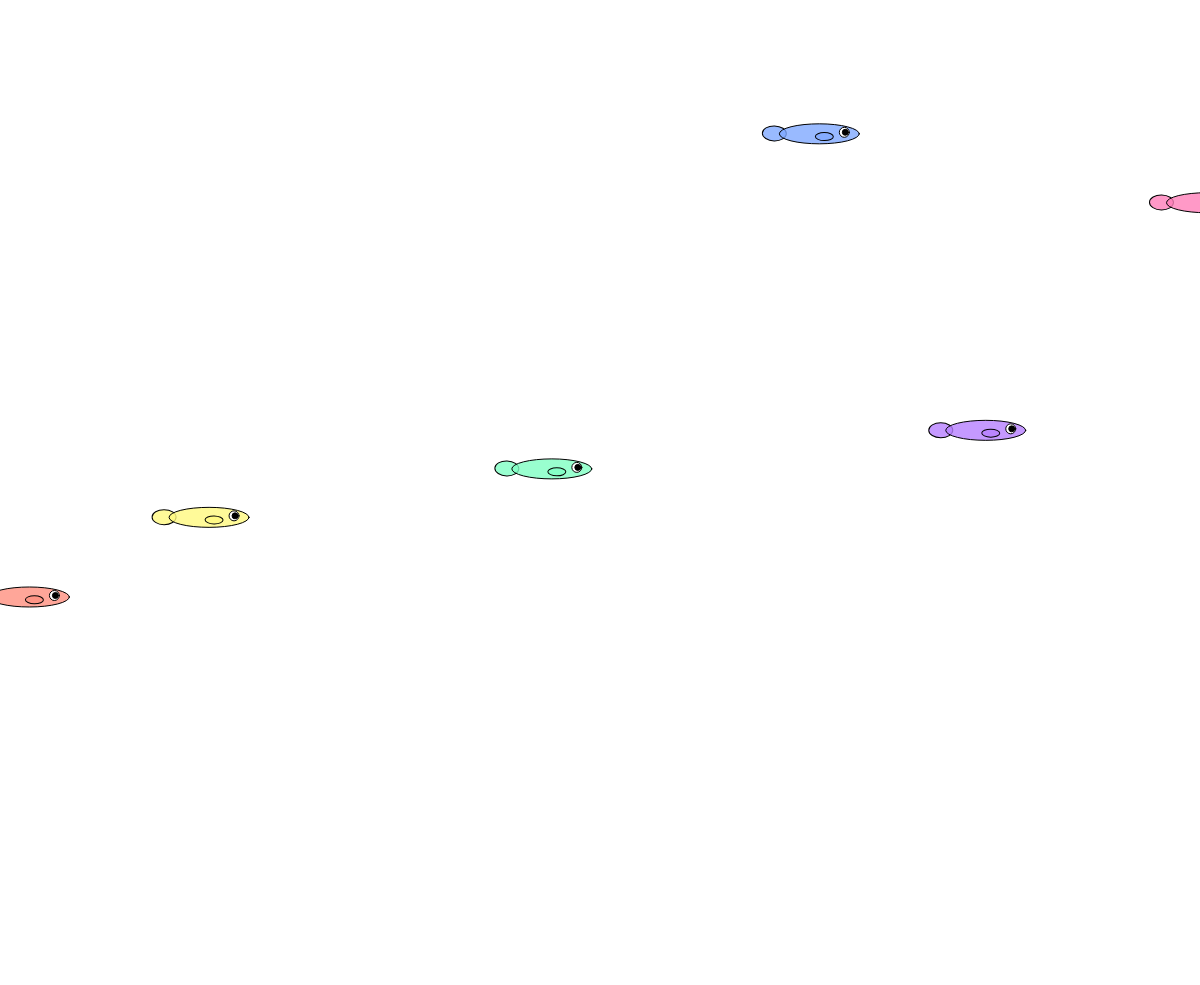
Frame 1 (no input)
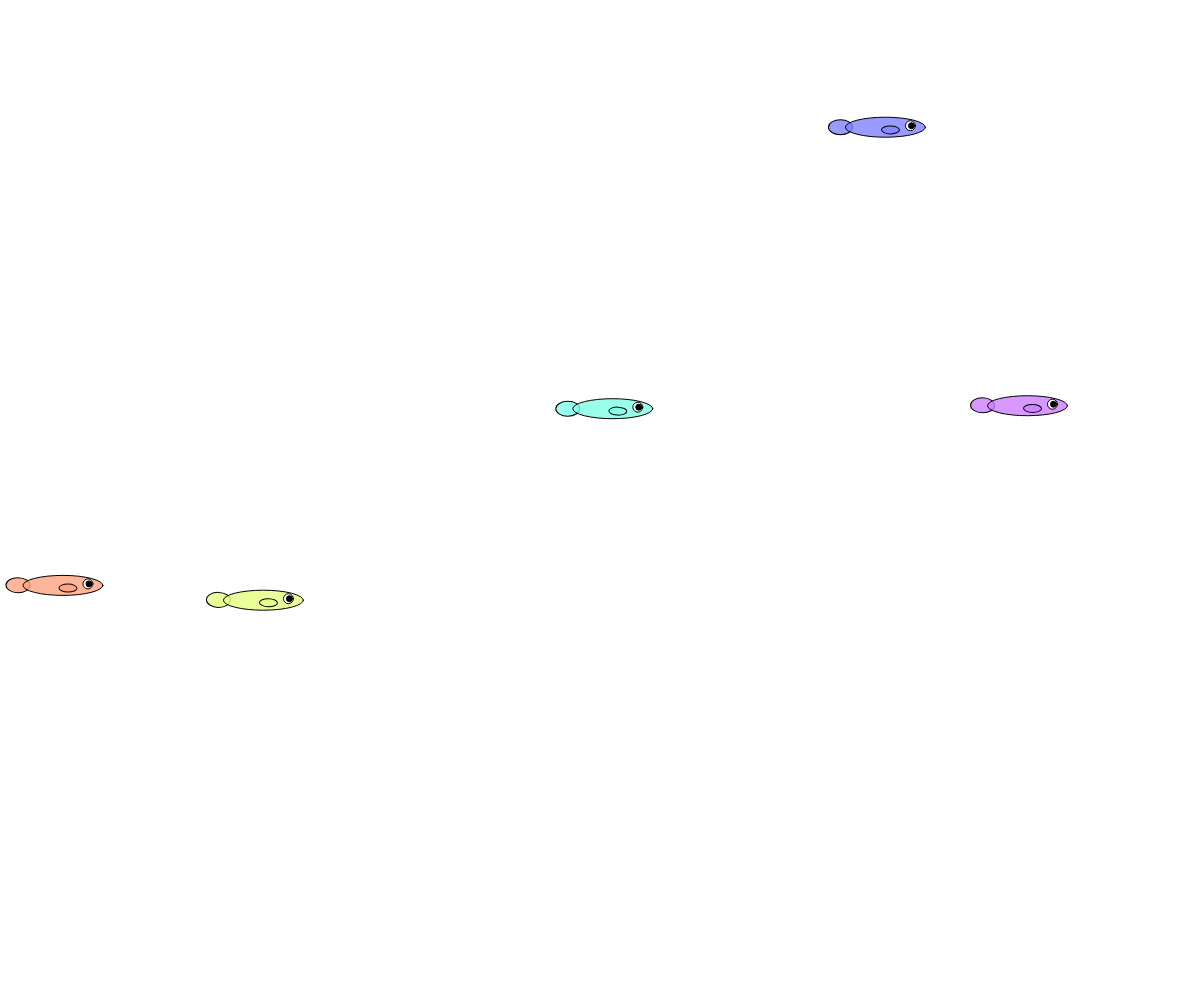
Frame 60 (no input)
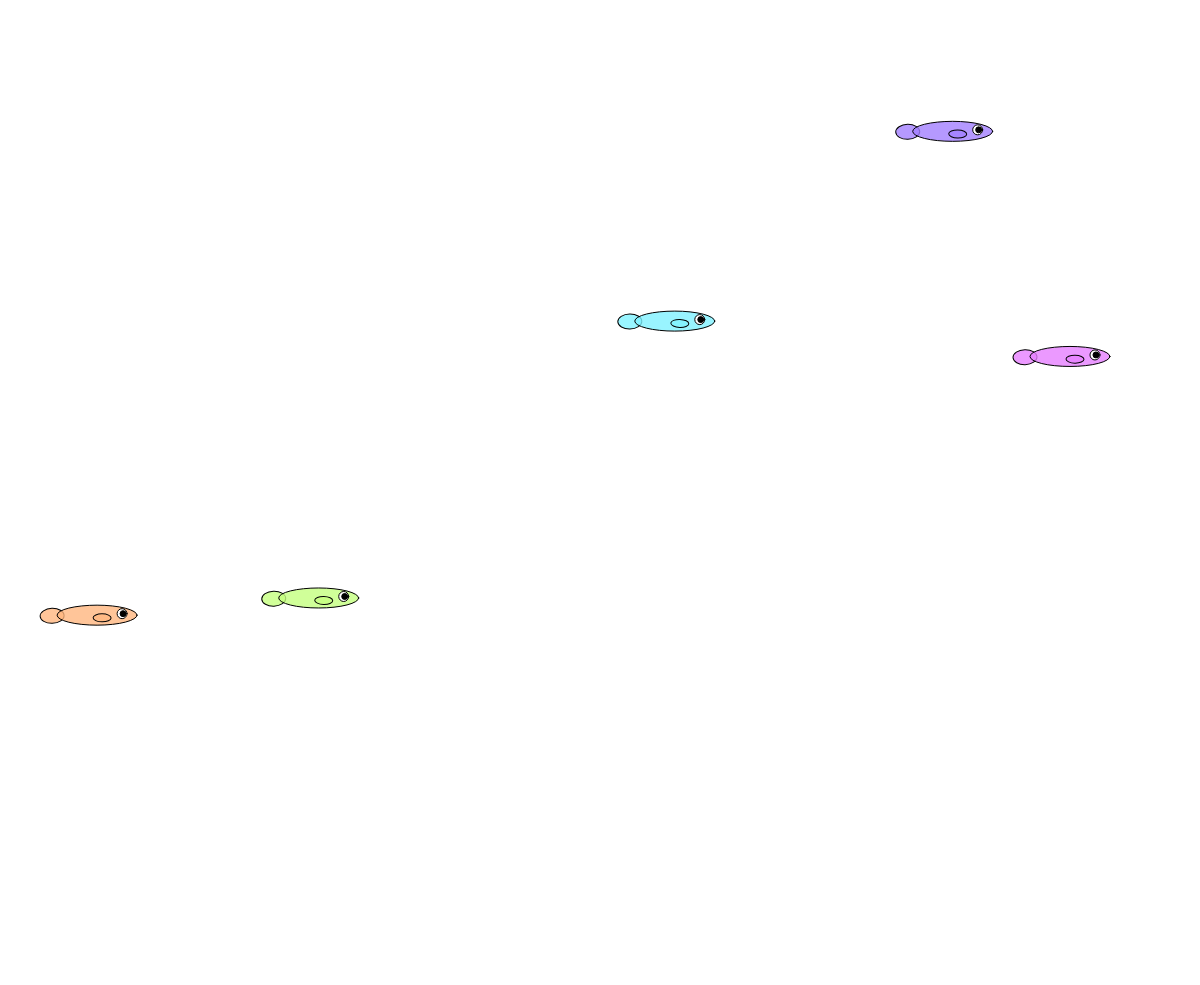
Frame 120 (the mouse pressed at the canvas centre since frame 60)

The p5.js sketch that drew these frames (run headless with seeded random() and noise() and a simulated clock; from frame 60 on, the mouse is pressed at the canvas centre):

// p5.js sketch
// ── sketch.js
function setup() {
    //windowの作成
    createCanvas(windowWidth, windowHeight - 15), W = windowWidth, H = windowHeight - 15, setInterval(function() {
        t++
    }, 1e3), colorMode(HSL), fn = 7;
    for (var a = 0; a < fn; a++) {
        fishes[a] = JSON.parse(JSON.stringify(s));
        var b = fishes[a].position,
            c = fishes[a].enviroment,
            d = fishes[a].value.tail;
        b.x[0] = random(-300, W + 300), b.y = random(H), b.Min = random(-200, -100), b.Max = W + random(100, 200), b.Noise = random(500), b.Speed = random(.5, 1.2), b.Noise_step = random(.001, .003), c.Max_Y = H, d[0] = random(0, 2), d[2] = random(0, 2)
    }
    fullscreen()
}

function draw() {
    background(255);
    //配列の更新
    for (var a in fishes) fishes[a] = ms(fishes[a])
}

function ms(a) {
    //差分の更新
    var b = a.position,
        c = map(b.x[0], 0, b.Max, 0, 360),
        d = a.value,
        e = a.enviroment;
    return a.position.Noise = b.Noise + b.Noise_step, a.value.tail = s_fish(b.x[0], noise(b.Noise) * e.Max_Y, d.tail, color(c, 100, 75, .8), b.x[1]), a.position.x = move(b.x[0], b.x[1], b.Speed, b.Min, b.Max), a
}

function s_fish(a, b, c, d, e) {
    d || (d = color(104, 183, 221)), c || (c = [0, !0, 2, !0]), push();
    var f = c[0] / 180 * PI,
        g = c[2] / 180 * PI,
        h = [25, 20, -25, -26, -25, 20];
    return e && h.forEach(function(a, b, c) {
        c[b] = a * -1
    }), translate(a, b), fill(d), push(), translate(h[0], 0), rotate(f), ellipse(h[1], 0, 24, 15), pop(), ellipse(0, 0, 80, 20), fill(255), ellipse(h[2], -1.5, 10, 10), fill(0), ellipse(h[3], -1.5, 6, 6), translate(h[4], 3), rotate(g), fill(d), ellipse(h[5], 0, 18, 8), pop(), c = taleManage(c)
}

function taleManage(a) {
    var b = taleMove(a[0], a[1], .2, 2),
        c = taleMove(a[2], a[3], .3, 2);
    return a[0] = b[0], a[1] = b[1], a[2] = c[0], a[3] = c[1], a
}

function taleMove(a, b, c, d) {
    return b === !0 && a <= d ? a += c : b === !0 && a > d ? b = !1 : b === !1 && a >= -d ? a -= c : b === !1 && a < -d && (b = !0), [a, b]
}

function move(a, b, c, d, e) {
    return b === !0 && a <= e ? a += c : b === !0 && a > e ? b = !1 : b === !1 && a >= d ? a -= c : b === !1 && a < d && (b = !0), [a, b]
}

function windowResized() {
    resizeCanvas(windowWidth, windowHeight - 15)
}
var t = 0,
    W, H, fishes = {},
    fn = 0,
    s = {
        position: {
            x: [0, !0],
            y: 0,
            Min: 0,
            Max: 0,
            Speed: 1,
            Noise: 0,
            Noise_step: .002
        },
        enviroment: {
            Max_X: 0,
            Max_Y: 0
        },
        value: {
            tail: [0, !0, 2, !1]
        },
        option: {
            ColorMode: "hsl",
            Color: [0, 0, 0, 1]
        }
    };
